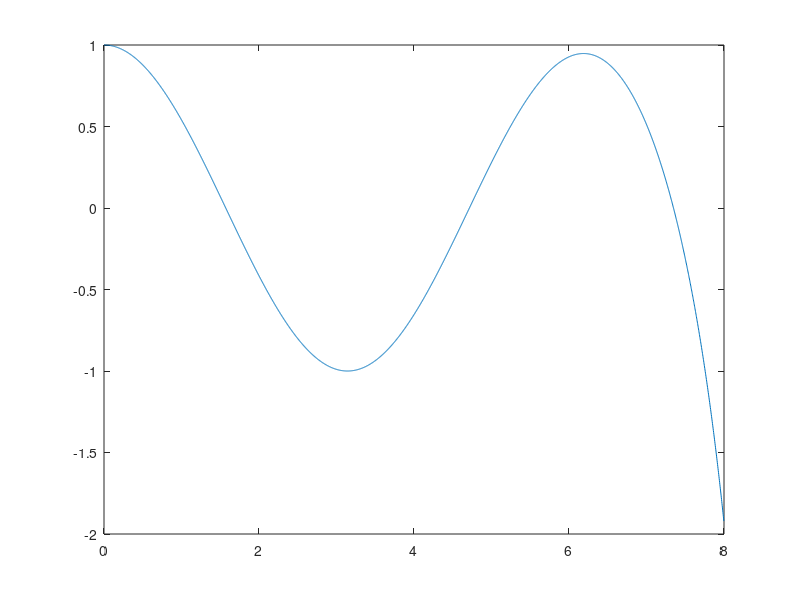

Write the MATLAB code that produced this figure.
function dcs

    t0 = 0;
    tn = 8;
    dt = 0.003;

    t = (t0:dt:tn)';

    M = [1 0 0
        0 -1 0
        0 0 2];

    C = [4 0 0
        0 -1 0
        0 0 3];

    K = [0 4 1
        4 2 0
        1 0 1];

    R = @(t) [5 * exp(t) + 8 * exp(2 * t) + cos(t)
        -8 * exp(2 * t) + 4 * exp(t)
        -cos(t) - 3 * sin(t) + exp(t)];

    G = inv(M + dt / 2 * C);

    D = G * (2 * M - dt^2 * K);

    H = G * (dt / 2 * C - M);

    b = @(t) dt^2 * G * R(t);

    x0 = [1
        2
        1];
    dx0 = [1
        4
        0];

    d2x0 = inv(M) * (R(t0) - C * dx0 - K * x0);

    x_1 = x0 - dt * dx0 + dt^2/2 * d2x0;

    x = x0;

    x(:, 2) = b(t0) + D * x0 + H * x_1;

    for i = 2:(tn - t0) / dt
        x(:, i + 1) = b(t(i)) + D * x(:, i) + H * x(:, i - 1);
    endfor

    
    plot(t, x(3, :));
endfunction
